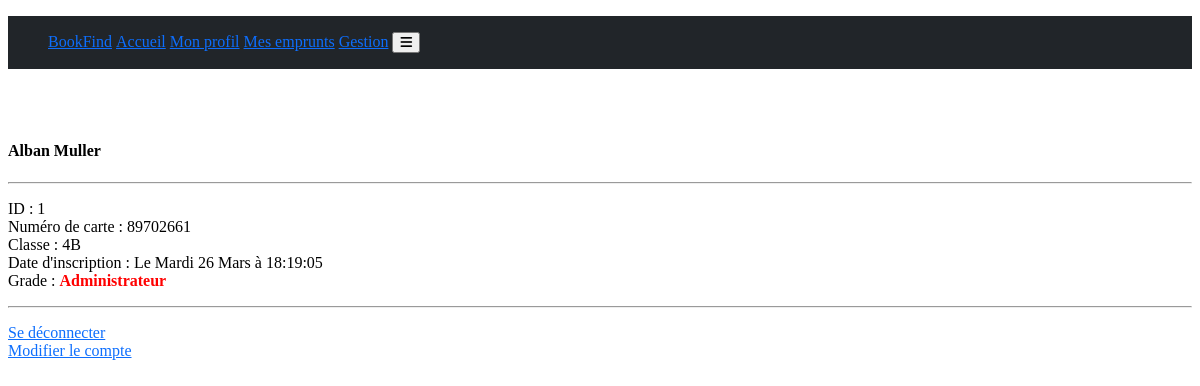
Screenshot of /profil.php?id=1 (signed in) with the database file from the repository.
### tables this page shows
CREATE TABLE `users` (
  `id` int(255) NOT NULL,
  `carte` int(8) NOT NULL,
  `classe` varchar(2) NOT NULL,
  `nom` varchar(50) NOT NULL,
  `prenom` varchar(25) NOT NULL,
  `mdp` text NOT NULL,
  `grade` int(1) NOT NULL DEFAULT 0,
  `date_j_lettre` varchar(255) NOT NULL,
  `date_j` varchar(2) NOT NULL,
  `date_m` varchar(2) NOT NULL,
  `date_a` varchar(4) NOT NULL,
  `heure_h` varchar(2) NOT NULL,
  `heure_m` varchar(2) NOT NULL,
  `heure_s` varchar(2) NOT NULL,
  `regles` int(1) NOT NULL,
  `pdc` int(1) NOT NULL,
  `nb_emprunt_max` int(255) NOT NULL DEFAULT 5,
  `nb_emprunt` int(255) NOT NULL DEFAULT 0,
  `theme` int(2) NOT NULL DEFAULT 0
);

### actions/users/showOneUsersProfilAction.php (called while the page is built)
<?php $id = $_GET['id'];
      $selectInfosFromUsers= $bdd->prepare('SELECT * FROM users WHERE id = ?');
      $selectInfosFromUsers->execute(array($id));
      $usersInfos = $selectInfosFromUsers->fetch();

### profil.php (the view, shortened to what this page needs)
<?php require 'actions/database.php';
      require 'actions/users/showOneUsersProfilAction.php';
      require 'actions/fonctions/transfoGradeIntVersText.php';
      require 'actions/fonctions/tradDateJourEnVersFr.php';
      require 'actions/fonctions/transDateMoisIntVersLettre.php'; ?>
<!DOCTYPE html>
<html lang="fr">
<head>
    <?php include 'includes/header.php' ?>
</head>
<body>
    <?php include 'includes/navbar.php'?>
    <br /><br />
    <?php if (isset($_GET['id'])) { ?>
    <?php
    if($selectInfosFromUsers->rowCount() >= 1){
?>
<div class="contour">
<div class="user-name"><h4><?= $usersInfos['prenom']; ?> <?= $usersInfos['nom']; ?></h4></div>
<hr />
<div class="user-infos">
    <p>
        ID : <?= $usersInfos['id']; ?><br />
        Numéro de carte : <?= $usersInfos['carte']; ?><br />
        Classe : <?= $usersInfos['classe']; ?><br />
        Date d'inscription : Le  <?= $usersInfos['date_j'] ?> à <?= $usersInfos['heure_h'] ?>:<?= $usersInfos['heure_m'] ?>:<?= $usersInfos['heure_s'] ?><br />
        Grade : <?php Grade($usersInfos['grade']); ?>
    </p>
    <hr />
    <?php if ($usersInfos['id'] == $_SESSION['id']){ ?>
    <p>
            <a href="actions/users/logoutAction.php">Se déconnecter</a><br />
            <a href="updateProfil.php?id=<?= $_SESSION['id'] ?>">Modifier le compte</a>
    </p>
    <?php } ?>
</div>
</div>
<?php }else{ echo '<div class="msg msg-blue>"Aucun utilisateur avec l\'id n°' . $_GET["id"] . ' n\'a été trouvé.</div>'; }} ?>
</body>
</html>

### style/style0.css (style rules this page uses)
a { color:#0d6efd;text-decoration:underline }

### rows the page displays
users: prenom "Alban", nom "Muller", id "1", carte "89702661", classe "4B", date_j "26", heure_h "18", heure_m "19", heure_s "05"
